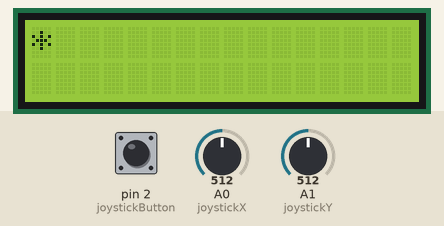
A sketch run on a simulated Arduino Uno, built with avr-gcc and run on an emulated ATmega328P. Shown: 16×2 character LCD. The test bench sets the inputs (shaded band); at power-on: A0 (joystickX) = 512, A1 (joystickY) = 512, pin 2 (joystickButton) HIGH.

Above: at 1.2 s.
1.3 s: A0 (joystickX) set to 610
At 1.38 s:
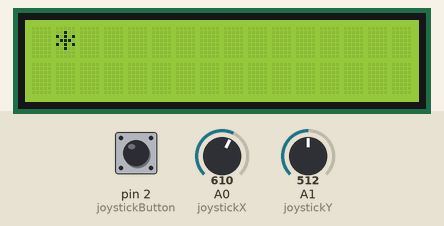
2.8 s: A1 (joystickY) set to 390
At 3.9 s:
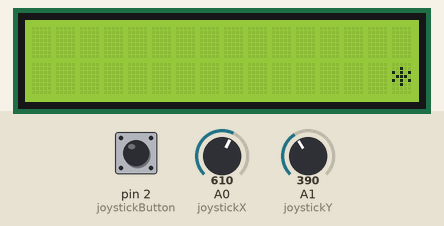
5.8 s: A0 (joystickX) set to 390
At 7.9 s:
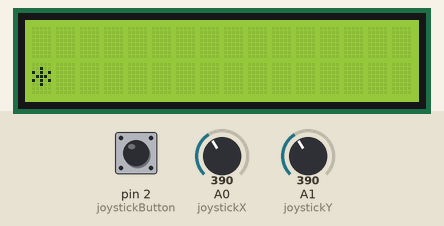
Timing chart, 0 to 9.4 s (numbered marks = the images above; inputs shaded):
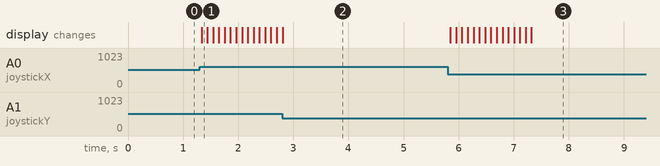

The sketch:

sketch_apr22c.ino
```cpp
#include <Wire.h>
#include <LiquidCrystal_I2C.h>

// Initialize the LCD and set its address, usually either 0x27 or 0x3F for a 16 cols and 2 rows display
LiquidCrystal_I2C lcd(0x27, 16, 2);

// Joystick connections
int joystickX = A0;  // VRx
int joystickY = A1;  // VRy
int joystickButton = 2;   // SW

void setup() {
  // Initialize the LCD
  lcd.init();
  lcd.backlight();

  // Initialize the joystick button as an input
  pinMode(joystickButton, INPUT_PULLUP);

  // Clear the LCD and set the initial cursor position
  lcd.clear();
  lcd.setCursor(0, 0);
  lcd.print("*"); // This character represents the player
}

void loop() {
  static int characterPositionX = 0;
  static int characterPositionY = 0;

  // Read joystick position
  int xValue = analogRead(joystickX);
  int yValue = analogRead(joystickY);
  bool buttonPressed = digitalRead(joystickButton) == LOW;

  // Determine the character's new position based on the joystick position
  if (xValue < 400) { // Move left
    characterPositionX = max(characterPositionX - 1, 0);
  } else if (xValue > 600) { // Move right
    characterPositionX = min(characterPositionX + 1, 15);
  }

  if (yValue < 400) { // Move down
    characterPositionY = 1;
  } else if (yValue > 600) { // Move up
    characterPositionY = 0;
  } else if (buttonPressed) { // Jump or additional action
    characterPositionY = 0; // Make the character jump to the first row
    // Implement any additional jump logic here
  }

  // Update the LCD with the new character position
  lcd.clear();
  lcd.setCursor(characterPositionX, characterPositionY);
  lcd.print("*");

  // Delay to prevent bouncing/jittering
  delay(100);
}
```

Measured:
- after the input at 1.3 s, the display: changes at once (image 1)
- after the input at 2.8 s, the display: changes at once (image 2)
- after the input at 5.8 s, the display: first changes after 0.05 s (image 3 shows a later state)
